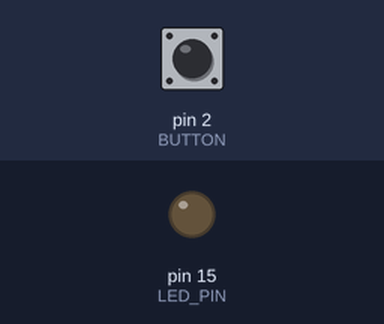
Bench run of a sketch on a simulated Arduino Uno, built with avr-gcc and run on an emulated ATmega328P. Parts: output pins drawn as LEDs (lit = HIGH). The test bench sets the inputs (shaded band); at power-on: pin 2 (BUTTON) HIGH.

Above: at 1.2 s.
1.3 s: pin 2 (BUTTON) pulled LOW for 0.15 s
At 2.3 s:
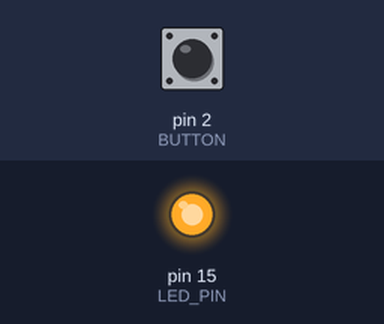
2.9 s: pin 2 (BUTTON) pulled LOW for 1 s
At 3.5 s:
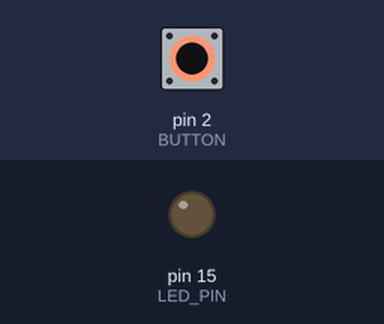
5.4 s: pin 2 (BUTTON) pulled LOW for 3.2 s
At 6.6 s:
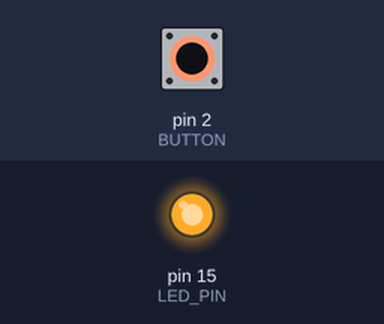
Timing chart, 0 to 8.4 s (numbered marks = the images above; inputs shaded):
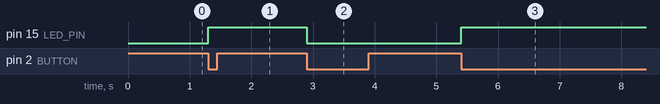

The sketch:

blink_button.ino
```cpp
int LED_PIN = 15;
int BUTTON = 2;
bool previousState = HIGH;
bool LEDState = false;

void setup() {
  pinMode(LED_PIN, OUTPUT);
  pinMode(BUTTON, INPUT_PULLUP);

}

void loop() {
  int pressButton = digitalRead(BUTTON);

  if (pressButton == LOW && previousState == HIGH) {
    LEDState = !LEDState;
    digitalWrite(LED_PIN, LEDState);
  }

  previousState = pressButton;
}
```

Measured:
- after the input at 1.3 s, pin 15 (LED_PIN): LOW → HIGH at once
- after the input at 2.9 s, pin 15 (LED_PIN): HIGH → LOW at once
- after the input at 5.4 s, pin 15 (LED_PIN): LOW → HIGH at once
